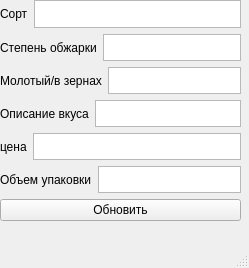
<?xml version="1.0" encoding="UTF-8"?>
<ui version="4.0">
 <class>MainWindow</class>
 <widget class="QMainWindow" name="MainWindow">
  <property name="geometry">
   <rect>
    <x>0</x>
    <y>0</y>
    <width>249</width>
    <height>268</height>
   </rect>
  </property>
  <property name="windowTitle">
   <string>MainWindow</string>
  </property>
  <widget class="QWidget" name="centralwidget">
   <widget class="QWidget" name="verticalLayoutWidget">
    <property name="geometry">
     <rect>
      <x>0</x>
      <y>0</y>
      <width>241</width>
      <height>221</height>
     </rect>
    </property>
    <layout class="QVBoxLayout" name="verticalLayout">
     <item>
      <layout class="QHBoxLayout" name="horizontalLayout">
       <item>
        <widget class="QLabel" name="label_6">
         <property name="text">
          <string>Сорт</string>
         </property>
        </widget>
       </item>
       <item>
        <widget class="QPlainTextEdit" name="sort"/>
       </item>
      </layout>
     </item>
     <item>
      <layout class="QHBoxLayout" name="horizontalLayout_2">
       <item>
        <widget class="QLabel" name="label_5">
         <property name="text">
          <string>Степень обжарки</string>
         </property>
        </widget>
       </item>
       <item>
        <widget class="QPlainTextEdit" name="pow"/>
       </item>
      </layout>
     </item>
     <item>
      <layout class="QHBoxLayout" name="horizontalLayout_3">
       <item>
        <widget class="QLabel" name="label_4">
         <property name="text">
          <string>Молотый/в зернах</string>
         </property>
        </widget>
       </item>
       <item>
        <widget class="QPlainTextEdit" name="is_molotiy"/>
       </item>
      </layout>
     </item>
     <item>
      <layout class="QHBoxLayout" name="horizontalLayout_4">
       <item>
        <widget class="QLabel" name="label_3">
         <property name="text">
          <string>Описание вкуса</string>
         </property>
        </widget>
       </item>
       <item>
        <widget class="QPlainTextEdit" name="taste_info"/>
       </item>
      </layout>
     </item>
     <item>
      <layout class="QHBoxLayout" name="horizontalLayout_5">
       <item>
        <widget class="QLabel" name="label_2">
         <property name="text">
          <string>цена</string>
         </property>
        </widget>
       </item>
       <item>
        <widget class="QPlainTextEdit" name="price"/>
       </item>
      </layout>
     </item>
     <item>
      <layout class="QHBoxLayout" name="horizontalLayout_6">
       <item>
        <widget class="QLabel" name="label">
         <property name="text">
          <string>Объем упаковки</string>
         </property>
        </widget>
       </item>
       <item>
        <widget class="QPlainTextEdit" name="size"/>
       </item>
      </layout>
     </item>
     <item>
      <widget class="QPushButton" name="pushButton">
       <property name="text">
        <string>Обновить</string>
       </property>
      </widget>
     </item>
    </layout>
   </widget>
  </widget>
  <widget class="QMenuBar" name="menubar">
   <property name="geometry">
    <rect>
     <x>0</x>
     <y>0</y>
     <width>249</width>
     <height>21</height>
    </rect>
   </property>
  </widget>
  <widget class="QStatusBar" name="statusbar"/>
 </widget>
 <resources/>
 <connections/>
</ui>
